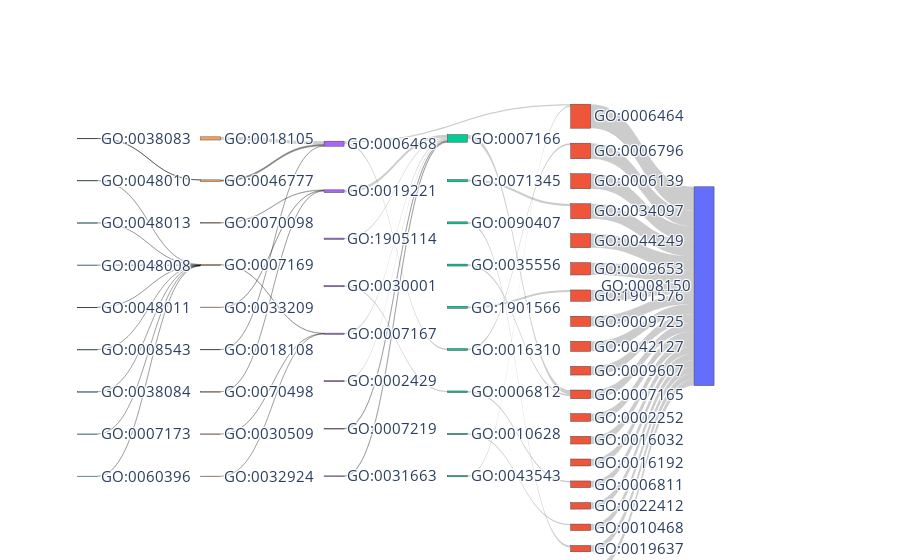

Notebook code for this chart:
### Code cell
ov_sankey = plot_sankey(sankey_value_tracing_ov, sankey_source_tracing_ov, sankey_target_tracing_ov,
                node_label, back_tracing_color_tracing_ov, back_tracing_level_tracing_ov, positive_flow=True, go_dag=go_dag, 
                filename='Sankey_Tracing_OV')

### Figure 1 — Plotly figure (JSON) as saved in the notebook; plotly's stock layout.template omitted (floating-point values rounded to 4 significant figures)
{"data": [{"arrangement": "snap", "link": {"source": [0, 1, 2, 3, 4, 5, 6, 7, 8, 9, 10, 11, 12, 13, 14, 15, 16, 17, 18, 19, 20, 21, 22, 23, 24, 25, 26, 27, 28, 29, 30, 26, 31, 32, 33, 34, 35, 36, 37, 30, 35, 38, 39, 40, 41, 42, 43, 44, 45, 46, 47, 48, 49, 44, 50, 51, 52, 53], "target": [54, 54, 54, 54, 54, 54, 54, 54, 54, 54, 54, 54, 54, 54, 54, 54, 54, 54, 54, 10, 3, 17, 10, 6, 1, 14, 0, 16, 0, 19, 26, 24, 19, 25, 19, 19, 26, 19, 19, 26, 26, 29, 33, 29, 26, 29, 33, 35, 33, 39, 39, 39, 39, 35, 39, 39, 39, 39], "value": [0.06439, 0.0417, 0.04021, 0.0402, 0.03747, 0.03307, 0.03029, 0.0271, 0.02685, 0.02332, 0.02306, 0.02069, 0.02059, 0.01865, 0.01779, 0.01743, 0.01718, 0.01692, 0.01671, 0.0113, 0.006079, 0.005395, 0.005162, 0.005158, 0.004849, 0.00429, 0.003761, 0.003306, 0.003266, 0.007402, 0.004254, 0.004069, 0.003249, 0.003094, 0.003034, 0.002866, 0.002096, 0.001995, 0.001826, 0.004254, 0.002096, 0.001423, 0.001313, 0.001009, 0.0008318, 0.0004602, 0.0004053, 0.0002927, 0.0002388, 0.001009, 0.0006209, 0.0004667, 0.0003148, 0.0002927, 0.0001969, 0.0001546, 0.0001449, 0.0001361]}, "node": {"color": ["#EF553B", "#EF553B", "#EF553B", "#EF553B", "#EF553B", "#EF553B", "#EF553B", "#EF553B", "#EF553B", "#EF553B", "#EF553B", "#EF553B", "#EF553B", "#EF553B", "#EF553B", "#EF553B", "#EF553B", "#EF553B", "#EF553B", "#00CC96", "#00CC96", "#00CC96", "#00CC96", "#00CC96", "#00CC96", "#00CC96", "#AB63FA", "#00CC96", "#00CC96", "#AB63FA", "#FFA15A", "#AB63FA", "#AB63FA", "#AB63FA", "#AB63FA", "#FFA15A", "#AB63FA", "#AB63FA", "#FFA15A", "#FFA15A", "#FFA15A", "#FFA15A", "#FFA15A", "#FFA15A", "#19D3F3", "#FFA15A", "#19D3F3", "#19D3F3", "#19D3F3", "#19D3F3", "#19D3F3", "#19D3F3", "#19D3F3", "#19D3F3", "#636EFA"], "customdata": ["protein modification process", "phosphate-containing compound metabolic process", "nucleobase-containing compound metabolic process", "response to cytokine", "cellular biosynthetic process", "anatomical structure morphogenesis", "organic substance biosynthetic process", "response to hormone", "regulation of cell population proliferation", "response to biotic stimulus", "signal transduction", "immune effector process", "viral process", "vesicle-mediated transport", "monoatomic ion transport", "cellular process involved in reproduction in multicellular organism", "regulation of gene expression", "organophosphate metabolic process", "multi-organism reproductive process", "cell surface receptor signaling pathway", "cellular response to cytokine stimulus", "organophosphate biosynthetic process", "intracellular signal transduction", "organonitrogen compound biosynthetic process", "phosphorylation", "monoatomic cation transport", "protein phosphorylation", "positive regulation of gene expression", "protein acylation", "cytokine-mediated signaling pathway", "peptidyl-serine phosphorylation", "GO:1905114", "metal ion transport", "enzyme-linked receptor protein signaling pathway", "immune response-activating cell surface receptor signaling pathway", "protein autophosphorylation", "Notch signaling pathway", "lipopolysaccharide-mediated signaling pathway", "chemokine-mediated signaling pathway", "transmembrane receptor protein tyrosine kinase signaling pathway", "tumor necrosis factor-mediated signaling pathway", "peptidyl-tyrosine phosphorylation", "interleukin-1-mediated signaling pathway", "BMP signaling pathway", "peptidyl-tyrosine autophosphorylation", "activin receptor signaling pathway", "vascular endothelial growth factor receptor signaling pathway", "ephrin receptor signaling pathway", "platelet-derived growth factor receptor signaling pathway", "neurotrophin TRK receptor signaling pathway", "fibroblast growth factor receptor signaling pathway", "vascular endothelial growth factor signaling pathway", "epidermal growth factor receptor signaling pathway", "growth hormone receptor signaling pathway", "biological_process"], "hovertemplate": "%{label}: %{customdata}<extra></extra>", "label": ["GO:0006464", "GO:0006796", "GO:0006139", "GO:0034097", "GO:0044249", "GO:0009653", "GO:1901576", "GO:0009725", "GO:0042127", "GO:0009607", "GO:0007165", "GO:0002252", "GO:0016032", "GO:0016192", "GO:0006811", "GO:0022412", "GO:0010468", "GO:0019637", "GO:0044703", "GO:0007166", "GO:0071345", "GO:0090407", "GO:0035556", "GO:1901566", "GO:0016310", "GO:0006812", "GO:0006468", "GO:0010628", "GO:0043543", "GO:0019221", "GO:0018105", "GO:1905114", "GO:0030001", "GO:0007167", "GO:0002429", "GO:0046777", "GO:0007219", "GO:0031663", "GO:0070098", "GO:0007169", "GO:0033209", "GO:0018108", "GO:0070498", "GO:0030509", "GO:0038083", "GO:0032924", "GO:0048010", "GO:0048013", "GO:0048008", "GO:0048011", "GO:0008543", "GO:0038084", "GO:0007173", "GO:0060396", "GO:0008150"], "pad": 15, "thickness": 20, "x": [0.6767, 0.6767, 0.6767, 0.6767, 0.6767, 0.6767, 0.6767, 0.6767, 0.6767, 0.6767, 0.6767, 0.6767, 0.6767, 0.6767, 0.6767, 0.6767, 0.6767, 0.6767, 0.6767, 0.51, 0.51, 0.51, 0.51, 0.51, 0.51, 0.51, 0.3433, 0.51, 0.51, 0.3433, 0.1767, 0.3433, 0.3433, 0.3433, 0.3433, 0.1767, 0.3433, 0.3433, 0.1767, 0.1767, 0.1767, 0.1767, 0.1767, 0.1767, 0.01, 0.1767, 0.01, 0.01, 0.01, 0.01, 0.01, 0.01, 0.01, 0.01, 0.8433], "y": [0.04263, 0.09526, 0.1479, 0.2005, 0.2532, 0.3058, 0.3584, 0.4111, 0.4637, 0.5163, 0.5689, 0.6216, 0.6742, 0.7268, 0.7795, 0.8321, 0.8847, 0.9374, 0.99, 0.1011, 0.2122, 0.3233, 0.4344, 0.5456, 0.6567, 0.7678, 0.115, 0.8789, 0.99, 0.24, 0.1011, 0.365, 0.49, 0.615, 0.74, 0.2122, 0.865, 0.99, 0.3233, 0.4344, 0.5456, 0.6567, 0.7678, 0.8789, 0.1011, 0.99, 0.2122, 0.3233, 0.4344, 0.5456, 0.6567, 0.7678, 0.8789, 0.99, 0.49]}, "type": "sankey"}], "layout": {"font": {"size": 15}, "hoverlabel": {"font": {"size": 15}}}}
